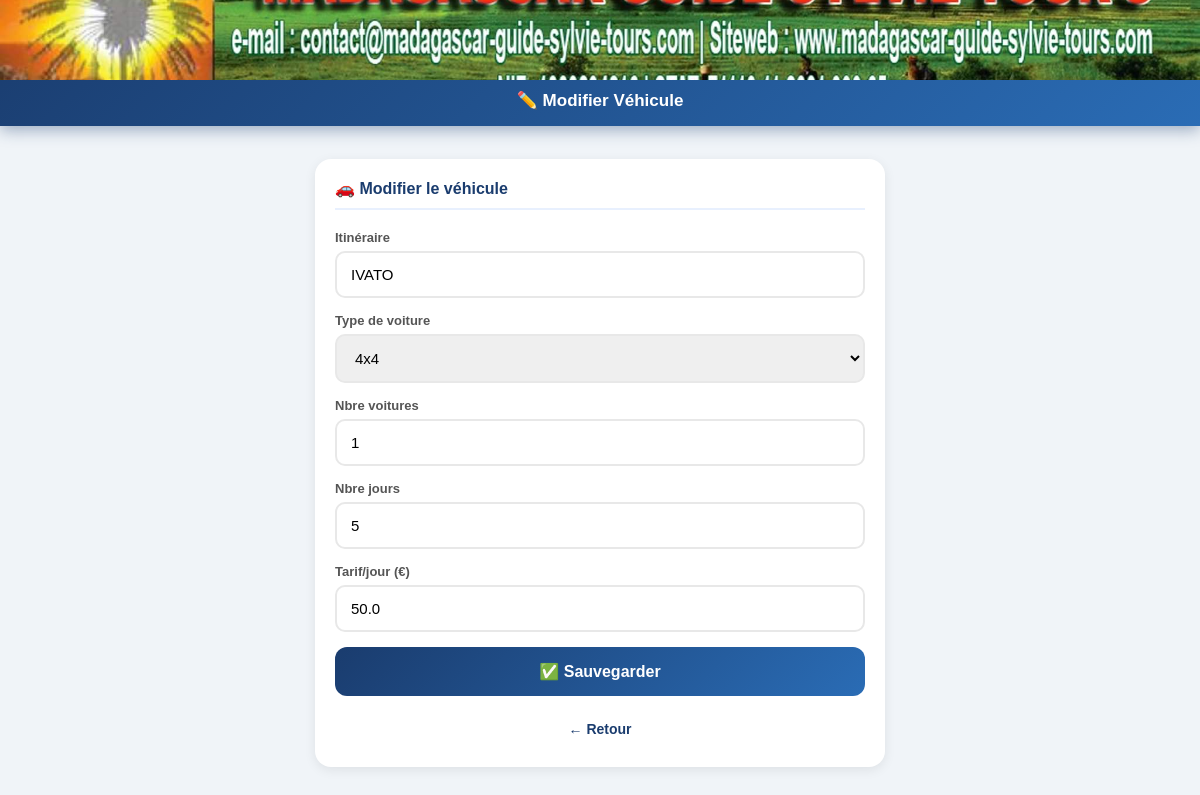
/modifier_vehicule/16, run on the app's committed database.
### tables this page shows
CREATE TABLE vehicules (
        id INTEGER PRIMARY KEY AUTOINCREMENT,
        mission_id INTEGER,
        itineraire TEXT,
        type_voiture TEXT,
        nb_voitures INTEGER,
        nb_jours INTEGER,
        tarif_jour REAL, noms_chauffeurs TEXT, nb_chauffeurs INTEGER DEFAULT 0,
        FOREIGN KEY(mission_id) REFERENCES missions(id)
    );

### app.py (the view, shortened to what this page needs)
@app.route('/modifier_vehicule/<int:veh_id>', methods=['GET', 'POST'])
def modifier_vehicule(veh_id):
    conn = sqlite3.connect(DB)
    c = conn.cursor()
    c.execute("SELECT * FROM vehicules WHERE id=?", (veh_id,))
    veh = c.fetchone()
    conn.close()
    return render_template('modifier_vehicule.html', veh=veh)

### templates/modifier_vehicule.html (shortened to what this page needs)
<!DOCTYPE html>
<html lang="fr">
<head>
</head>
<body>
    <div class="header">
        <img src="/static/logo.jpg" class="header-logo" alt="Logo">
        <div class="header-text"><h1>✏️ Modifier Véhicule</h1></div>
    </div>
    <div class="container">
        <div class="card">
            <div class="card-title">🚗 Modifier le véhicule</div>
            <form method="POST">
                <div class="form-group"><label>Itinéraire</label><input type="text" name="itineraire" value="{{ veh[2] }}" required></div>
                <div class="form-group"><label>Type de voiture</label>
                    <select name="type_voiture">
                        <option {% if veh[3] == '4x4' %}selected{% endif %}>4x4</option>
                    </select>
                </div>
                <div class="form-group"><label>Nbre voitures</label><input type="number" name="nb_voitures" value="{{ veh[4] }}" min="1" required></div>
                <div class="form-group"><label>Nbre jours</label><input type="number" name="nb_jours" value="{{ veh[5] }}" min="1" required></div>
                <div class="form-group"><label>Tarif/jour (€)</label><input type="number" name="tarif_jour" value="{{ veh[6] }}" min="0" step="0.01" required></div>
                <button type="submit" class="btn">✅ Sauvegarder</button>
            </form>
            <a href="/mission/{{ veh[1] }}" class="btn-retour">← Retour</a>
        </div>
    </div>
</body>
</html>

### templates/modifier_vehicule.html (style rules this page uses)
* { margin: 0; padding: 0; box-sizing: border-box; }
body { font-family: Arial, sans-serif; background: #f0f4f8; color: #333; }
.header { background: linear-gradient(135deg, #1a3c6e 0%, #2a6cb5 100%); color: white; box-shadow: 0 4px 15px rgba(26,60,110,0.4); }
.header-logo { width: 100%; height: 80px; object-fit: cover; display: block; }
.header-text { padding: 10px 15px 15px; text-align: center; }
.header-text h1 { font-size: 17px; font-weight: bold; }
.container { padding: 15px; max-width: 600px; margin: auto; padding-bottom: 40px; }
.card { background: white; border-radius: 16px; padding: 20px; margin-top: 18px; box-shadow: 0 3px 12px rgba(0,0,0,0.08); }
.card-title { font-size: 16px; font-weight: bold; color: #1a3c6e; margin-bottom: 20px; padding-bottom: 10px; border-bottom: 2px solid #e8f0fe; }
.form-group { margin-bottom: 15px; }
label { display: block; font-size: 13px; font-weight: bold; margin-bottom: 6px; color: #555; }
input, select { width: 100%; padding: 13px 14px; border: 2px solid #e8e8e8; border-radius: 10px; font-size: 15px; }
.btn { display: block; background: linear-gradient(135deg, #1a3c6e, #2a6cb5); color: white; padding: 15px; border-radius: 12px; font-size: 16px; font-weight: bold; border: none; cursor: pointer; width: 100%; text-align: center; margin-top: 10px; }
.btn-retour { display: block; text-align: center; color: #1a3c6e; text-decoration: none; font-size: 14px; margin-top: 15px; padding: 10px; font-weight: bold; }

### data on the page
vehicules: itineraire "IVATO", type_voiture "4x4", nb_voitures "1", nb_jours "5", tarif_jour "50.0"
